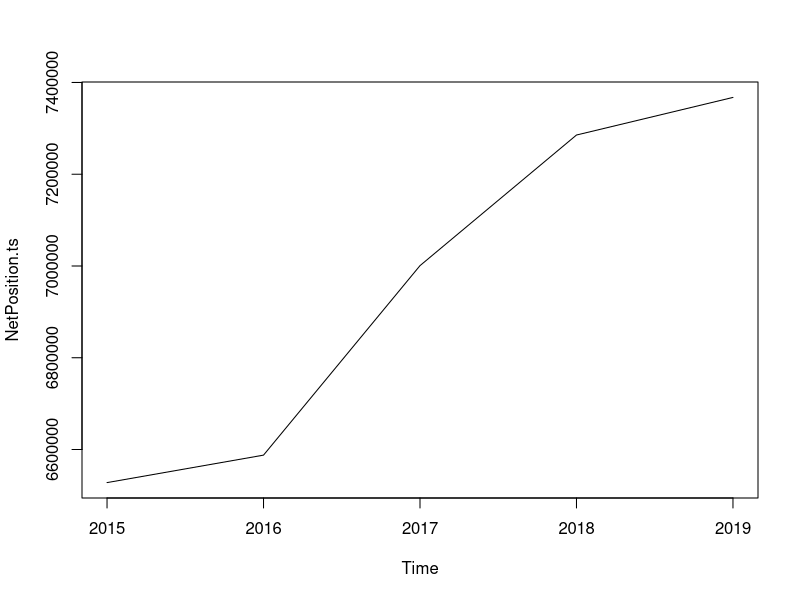

This figure's R source:
## ---- chunk 1
library(readxl)
CashFlows <- read_excel("UMass Balance sheets.xlsx", sheet = 1)
RevenuesExpenses <- read_excel("UMass Balance sheets.xlsx", sheet = 2)
NetPosition <- read_excel("UMass Balance sheets.xlsx", sheet = 3)
netPosNet <- subset(NetPosition, NETS == "1")
netPosNet<- netPosNet[1,2:6]
netPosNet
netPosNet <- as.numeric(as.vector(netPosNet))
netPosNet <- rev(netPosNet)
NetPosition.ts <-ts(netPosNet, frequency = 1, start = c(2015,1))
ts.plot(NetPosition.ts)
NetPosition.ts
